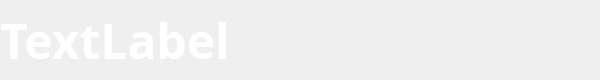
<?xml version="1.0" encoding="UTF-8"?>
<ui version="4.0">
 <class>JLScrollLabel</class>
 <widget class="QWidget" name="JLScrollLabel">
  <property name="geometry">
   <rect>
    <x>0</x>
    <y>0</y>
    <width>600</width>
    <height>80</height>
   </rect>
  </property>
  <property name="windowTitle">
   <string>Form</string>
  </property>
  <widget class="QLabel" name="labText">
   <property name="geometry">
    <rect>
     <x>0</x>
     <y>0</y>
     <width>600</width>
     <height>80</height>
    </rect>
   </property>
   <property name="styleSheet">
    <string notr="true">QLabel{
	font-size: 48px;
	font-family: barlow;
	color: white;
	background-color: rgba(0, 0, 0, 0);
	font-weight: bold;
}</string>
   </property>
   <property name="text">
    <string>TextLabel</string>
   </property>
  </widget>
 </widget>
 <resources/>
 <connections/>
</ui>
